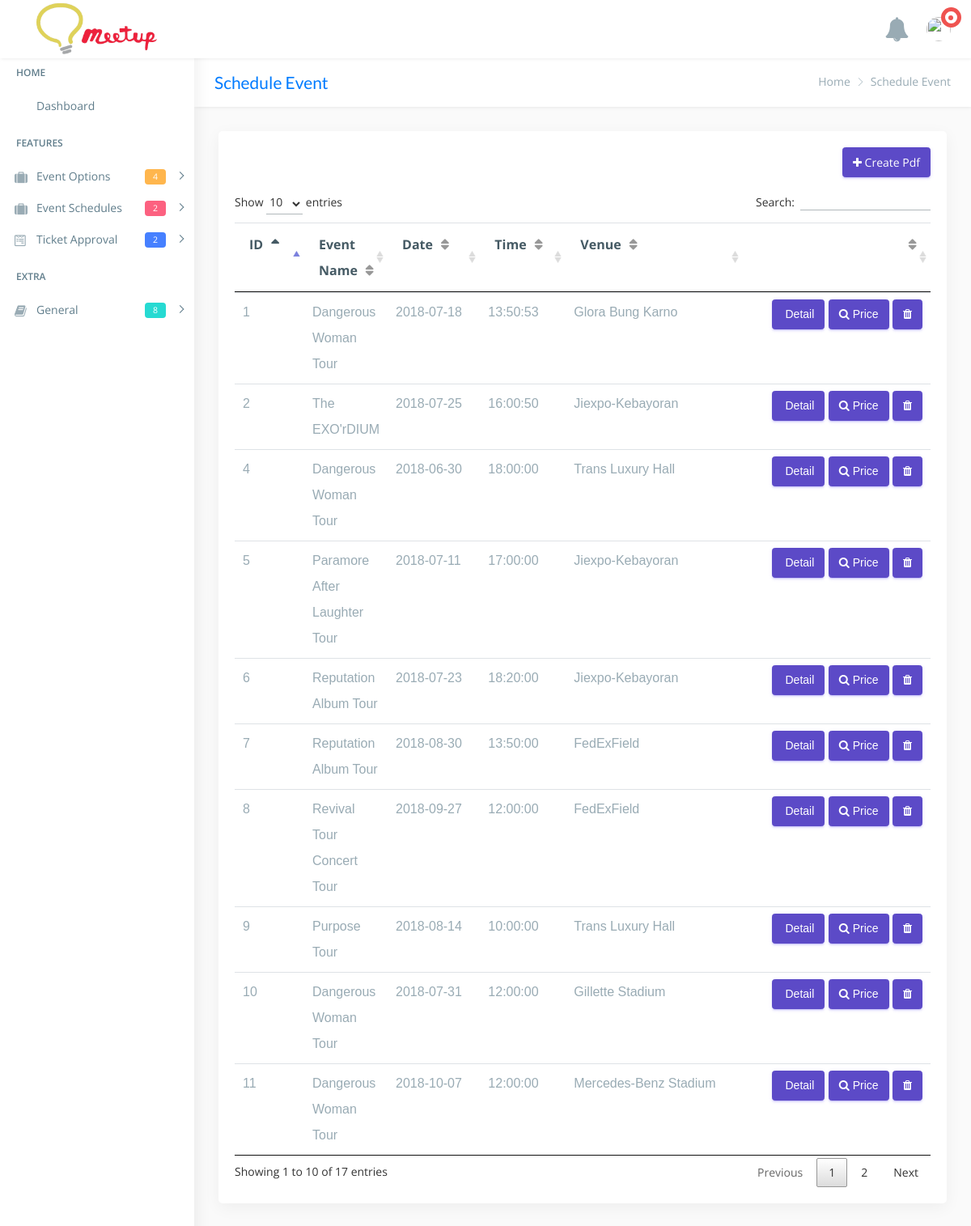
Screenshot of /index.php/eventschedule with the database file from the repository.
### tables this page shows
CREATE TABLE `eventschedule` (
  `idSchedule` int(11) NOT NULL,
  `event_id` int(11) NOT NULL,
  `cat_id` int(11) NOT NULL,
  `artist_id` int(11) NOT NULL,
  `venue_id` int(11) NOT NULL,
  `date` date NOT NULL,
  `startTime` time NOT NULL,
  `endTime` time NOT NULL
);

CREATE TABLE `eventname` (
  `id` int(11) NOT NULL,
  `name` varchar(255) NOT NULL,
  `description` varchar(1000) NOT NULL,
  `pict` varchar(255) NOT NULL
);

CREATE TABLE `eventvenue` (
  `idVenue` int(11) NOT NULL,
  `venue` varchar(255) NOT NULL,
  `city` varchar(255) NOT NULL,
  `country` varchar(255) NOT NULL,
  `photo` varchar(255) DEFAULT NULL
);

### application/controllers/EventSchedule.php (called while the page is built, shortened)
<?php
class EventSchedule extends CI_Controller {
	public function index()
	{
		$session_data=$this->session->userdata('logged_in');
		$data['username']=$session_data['username'];
		$data['level']=$session_data['level'];
		$data['id']=$session_data['id'];
		$this->load->model('user');
		$id = $data['id'];
		$user = $data['username'];
		$data['name'] = $this->user->selectAll($id,$user);
		$this->load->model('Notif');
		$data['notif'] = $this->Notif->notifikasi();
		$data['countNotif'] = $this->Notif->count();
		$this->load->model('EventScheduleModel');
		$data["sche_list"] = $this->EventScheduleModel->getAllSche();
		$this->load->view('admin/header', $data);
        $this->load->view('admin/sidebar');
		$this->load->view('admin/scheduleEvent', $data);
		$this->load->view('admin/footer');
	}
}

### index.php (called while the page is built, shortened)
<?php
require_once BASEPATH.'core/CodeIgniter.php';

### application/models/EventScheduleModel.php (called while the page is built, shortened)
<?php
class EventScheduleModel extends CI_Model {
	public function getAllSche(){
        $this->db->select('*');
        $this->db->from('eventschedule');
        $this->db->join('eventname', 'eventschedule.event_id = eventname.id');
        $this->db->join('eventcategory', 'eventschedule.cat_id = eventcategory.idCat');
        $this->db->join('eventvenue', 'eventschedule.venue_id = eventvenue.idVenue');
        $this->db->join('artist', 'eventschedule.artist_id = artist.idArtist');
		$query = $this->db->get();
        if($query->num_rows()>0){
            return $query->result();
        }
	}
}

### application/views/admin/scheduleEvent.php (the view, shortened to what this page needs)
<!DOCTYPE html>
<html>
<head>
    <link href="<?php echo base_url();?>assets/awal/css/lib/bootstrap/bootstrap.min.css" rel="stylesheet">
    <link href="<?php echo base_url();?>assets/awal/css/lib/calendar2/semantic.ui.min.css" rel="stylesheet">
    <link href="<?php echo base_url();?>assets/awal/css/lib/calendar2/pignose.calendar.min.css" rel="stylesheet">
    <link href="<?php echo base_url();?>assets/css/customz.css" rel="stylesheet">
    <link href="<?php echo base_url();?>assets/awal/css/lib/owl.carousel.min.css" rel="stylesheet" />
    <link href="<?php echo base_url();?>assets/awal/css/lib/owl.theme.default.min.css" rel="stylesheet" />
    <link href="<?php echo base_url();?>assets/awal/css/helper.css" rel="stylesheet">
    <link href="<?php echo base_url();?>assets/awal/css/style.css" rel="stylesheet">
    <link rel="stylesheet" href="<?php echo base_url();?>assets/css/datatable/datatables.min.css">
</head>
<body class="fix-header fix-sidebar">
<div class="page-wrapper">
            <div class="row page-titles">
                <div class="col-md-5 align-self-center">
                    <h3 class="text-primary">Schedule Event</h3> </div>
                <div class="col-md-7 align-self-center">
                    <ol class="breadcrumb">
                        <li class="breadcrumb-item"><a href="javascript:void(0)">Home</a></li>
                        <li class="breadcrumb-item active">Schedule Event</li>
                    </ol>
                </div>
            </div>
    <div class="container-fluid">
        <div class="card">
            <div class="card-body">
                <a href="<?php echo site_url()?>/EventSchedule/createpdf"><button type="button" class="btn btn-primary float-right"><span class="fa fa-plus"></span>&nbsp;Create Pdf</button></a>
                <div class="table-responsive">
                    <table class="table table-hover" id="example">
                        <thead>
                            <th style="width: 50">ID</th>
                            <th style="width: 50">Event Name</th>
                            <th>Date</th>
                            <th>Time</th>
                            <th>Venue</th>
                            <th> </th>
                        </thead>
                        <tbody>
                        <?php foreach ($sche_list as $key) {?>
                        <tr>
                            <td><?php echo $key->idSchedule; ?></td>
                            <td><?php echo $key->name; ?></td>
                            <td><?php echo $key->date; ?></td>
                            <td><?php echo $key->startTime; ?></td>
                            <td><?php echo $key->venue; ?></td>
                            <td>
                            <a href="<?php echo site_url()?>/EventSchedule/getDataID/<?php echo $key->idSchedule;?>"><button type="button" class="btn btn-primary">&nbsp;Detail</button></a>
                            <a href="<?php echo site_url()?>/EventPrice/byID/<?php echo $key->idSchedule;?>"><button type="button" class="btn btn-primary"><span class="fa fa-search"></span>&nbsp;Price</button></a>
                            <a href="<?php echo site_url()?>/EventSchedule/deleteData/<?php echo $key->idSchedule;?>"><button type="button" class="btn btn-primary" style="height: 21px" onclick="return confirm('Are you sure to delete this data permanently?');"><span class="fa fa-trash"></span></button></a>
                            </td>
                        </tr>
                        <?php } ?>
                        </tbody>
                    </table>
                </div>
            </div>
        </div>
    </div>

### rows the page displays
eventschedule: idSchedule "1", event.name "Dangerous Woman Tour", date "2018-07-18", startTime "13:50:53", venue.venue "Glora Bung Karno"
eventschedule: idSchedule "2", event.name "The EXO'rDIUM", date "2018-07-25", startTime "16:00:50", venue.venue "Jiexpo-Kebayoran"
eventschedule: idSchedule "5", event.name "Paramore After Laughter Tour", date "2018-07-11", startTime "17:00:00", venue.venue "Jiexpo-Kebayoran"
eventschedule: idSchedule "6", event.name "Reputation Album Tour", date "2018-07-23", startTime "18:20:00", venue.venue "Jiexpo-Kebayoran"
eventschedule: idSchedule "4", event.name "Dangerous Woman Tour", date "2018-06-30", startTime "18:00:00", venue.venue "Trans Luxury Hall"
eventschedule: idSchedule "9", event.name "Purpose Tour", date "2018-08-14", startTime "10:00:00", venue.venue "Trans Luxury Hall"
eventschedule: idSchedule "7", event.name "Reputation Album Tour", date "2018-08-30", startTime "13:50:00", venue.venue "FedExField"
eventschedule: idSchedule "8", event.name "Revival Tour Concert Tour", date "2018-09-27", startTime "12:00:00", venue.venue "FedExField"
eventschedule: idSchedule "10", event.name "Dangerous Woman Tour", date "2018-07-31", startTime "12:00:00", venue.venue "Gillette Stadium"
eventschedule: idSchedule "11", event.name "Dangerous Woman Tour", date "2018-10-07", startTime "12:00:00", venue.venue "Mercedes-Benz Stadium"
